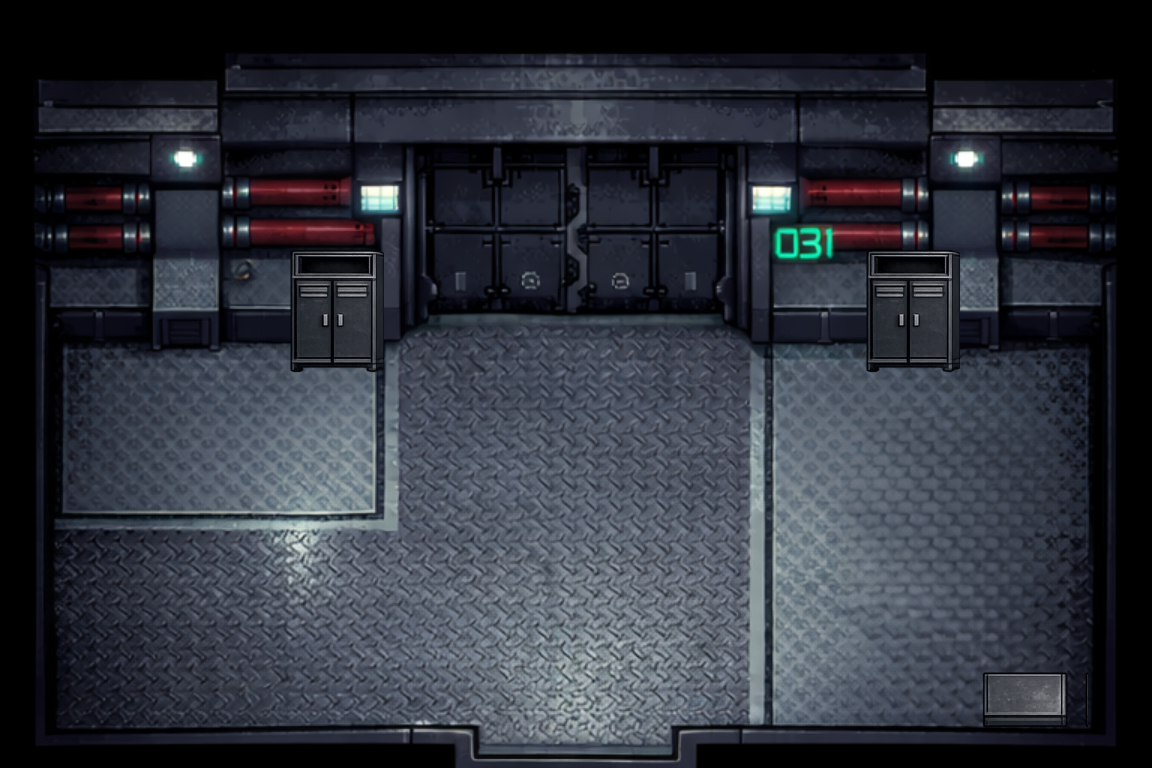

Tiled map render using the project's own tile images. Description and the whole map definition, tile-layer contents included, below:
An orthogonal 36x24 tile map with 32x32 px tiles, 2 tile layers (Background, Lockers), 3 tilesets and 9 objects (6x wall, 2x locker, mainDoor).

<map version="1.10" tiledversion="1.12.1" orientation="orthogonal" renderorder="right-down" width="36" height="24" tilewidth="32" tileheight="32" infinite="0" nextlayerid="8" nextobjectid="23">
 <tileset firstgid="1" source="../tilesets/BackgroundV3.tsx" />
 <tileset firstgid="3457" source="../tilesets/colors.tsx" />
 <tileset firstgid="3622" source="../tilesets/locker.tsx" />
 <layer id="1" name="Background" width="36" height="24" locked="1">
  <data encoding="csv">
1,2,3,4,5,6,7,8,9,10,11,12,13,14,15,16,17,18,19,20,21,22,23,24,25,26,27,28,29,30,31,32,33,34,35,36,
73,74,75,76,77,78,79,80,81,82,83,84,85,86,87,88,89,90,91,92,93,94,95,96,97,98,99,100,101,102,103,104,105,106,107,108,
145,146,147,148,149,150,151,152,153,154,155,156,157,158,159,160,161,162,163,164,165,166,167,168,169,170,171,172,173,174,175,176,177,178,179,180,
217,218,219,220,221,222,223,224,225,226,227,228,229,230,231,232,233,234,235,236,237,238,239,240,241,242,243,244,245,246,247,248,249,250,251,252,
289,290,291,292,293,294,295,296,297,298,299,300,301,302,303,304,305,306,307,308,309,310,311,312,313,314,315,316,317,318,319,320,321,322,323,324,
361,362,363,364,365,366,367,368,369,370,371,372,373,374,375,376,377,378,379,380,381,382,383,384,385,386,387,388,389,390,391,392,393,394,395,396,
433,434,435,436,437,438,439,440,441,442,443,444,445,446,447,448,449,450,451,452,453,454,455,456,457,458,459,460,461,462,463,464,465,466,467,468,
505,506,507,508,509,510,511,512,513,514,515,516,517,518,519,520,521,522,523,524,525,526,527,528,529,530,531,532,533,534,535,536,537,538,539,540,
577,578,579,580,581,582,583,584,585,586,587,588,589,590,591,592,593,594,595,596,597,598,599,600,601,602,603,604,605,606,607,608,609,610,611,612,
649,650,651,652,653,654,655,656,657,658,659,660,661,662,663,664,665,666,667,668,669,670,671,672,673,674,675,676,677,678,679,680,681,682,683,684,
721,722,723,724,725,726,727,728,729,730,731,732,733,734,735,736,737,738,739,740,741,742,743,744,745,746,747,748,749,750,751,752,753,754,755,756,
793,794,795,796,797,798,799,800,801,802,803,804,805,806,807,808,809,810,811,812,813,814,815,816,817,818,819,820,821,822,823,824,825,826,827,828,
865,866,867,868,869,870,871,872,873,874,875,876,877,878,879,880,881,882,883,884,885,886,887,888,889,890,891,892,893,894,895,896,897,898,899,900,
937,938,939,940,941,942,943,944,945,946,947,948,949,950,951,952,953,954,955,956,957,958,959,960,961,962,963,964,965,966,967,968,969,970,971,972,
1009,1010,1011,1012,1013,1014,1015,1016,1017,1018,1019,1020,1021,1022,1023,1024,1025,1026,1027,1028,1029,1030,1031,1032,1033,1034,1035,1036,1037,1038,1039,1040,1041,1042,1043,1044,
1081,1082,1083,1084,1085,1086,1087,1088,1089,1090,1091,1092,1093,1094,1095,1096,1097,1098,1099,1100,1101,1102,1103,1104,1105,1106,1107,1108,1109,1110,1111,1112,1113,1114,1115,1116,
1153,1154,1155,1156,1157,1158,1159,1160,1161,1162,1163,1164,1165,1166,1167,1168,1169,1170,1171,1172,1173,1174,1175,1176,1177,1178,1179,1180,1181,1182,1183,1184,1185,1186,1187,1188,
1225,1226,1227,1228,1229,1230,1231,1232,1233,1234,1235,1236,1237,1238,1239,1240,1241,1242,1243,1244,1245,1246,1247,1248,1249,1250,1251,1252,1253,1254,1255,1256,1257,1258,1259,1260,
1297,1298,1299,1300,1301,1302,1303,1304,1305,1306,1307,1308,1309,1310,1311,1312,1313,1314,1315,1316,1317,1318,1319,1320,1321,1322,1323,1324,1325,1326,1327,1328,1329,1330,1331,1332,
1369,1370,1371,1372,1373,1374,1375,1376,1377,1378,1379,1380,1381,1382,1383,1384,1385,1386,1387,1388,1389,1390,1391,1392,1393,1394,1395,1396,1397,1398,1399,1400,1401,1402,1403,1404,
1441,1442,1443,1444,1445,1446,1447,1448,1449,1450,1451,1452,1453,1454,1455,1456,1457,1458,1459,1460,1461,1462,1463,1464,1465,1466,1467,1468,1469,1470,1471,1472,1473,1474,1475,1476,
1513,1514,1515,1516,1517,1518,1519,1520,1521,1522,1523,1524,1525,1526,1527,1528,1529,1530,1531,1532,1533,1534,1535,1536,1537,1538,1539,1540,1541,1542,1543,1544,1545,1546,1547,1548,
1585,1586,1587,1588,1589,1590,1591,1592,1593,1594,1595,1596,1597,1598,1599,1600,1601,1602,1603,1604,1605,1606,1607,1608,1609,1610,1611,1612,1613,1614,1615,1616,1617,1618,1619,1620,
1657,1658,1659,1660,1661,1662,1663,1664,1665,1666,1667,1668,1669,1670,1671,1672,1673,1674,1675,1676,1677,1678,1679,1680,1681,1682,1683,1684,1685,1686,1687,1688,1689,1690,1691,1692
</data>
 </layer>
 <layer id="7" name="Lockers" width="36" height="24">
  <data encoding="csv">
0,0,0,0,0,0,0,0,0,0,0,0,0,0,0,0,0,0,0,0,0,0,0,0,0,0,0,0,0,0,0,0,0,0,0,0,
0,0,0,0,0,0,0,0,0,0,0,0,0,0,0,0,0,0,0,0,0,0,0,0,0,0,0,0,0,0,0,0,0,0,0,0,
0,0,0,0,0,0,0,0,0,0,0,0,0,0,0,0,0,0,0,0,0,0,0,0,0,0,0,0,0,0,0,0,0,0,0,0,
0,0,0,0,0,0,0,0,0,0,0,0,0,0,0,0,0,0,0,0,0,0,0,0,0,0,0,0,0,0,0,0,0,0,0,0,
0,0,0,0,0,0,0,0,0,0,0,0,0,0,0,0,0,0,0,0,0,0,0,0,0,0,0,0,0,0,0,0,0,0,0,0,
0,0,0,0,0,0,0,0,0,0,0,0,0,0,0,0,0,0,0,0,0,0,0,0,0,0,0,0,0,0,0,0,0,0,0,0,
0,0,0,0,0,0,0,0,0,0,0,0,0,0,0,0,0,0,0,0,0,0,0,0,0,0,0,0,0,0,0,0,0,0,0,0,
0,0,0,0,0,0,0,0,0,3626,3627,3628,0,0,0,0,0,0,0,0,0,0,0,0,0,0,0,3626,3627,3628,0,0,0,0,0,0,
0,0,0,0,0,0,0,0,0,3650,3651,3652,0,0,0,0,0,0,0,0,0,0,0,0,0,0,0,3650,3651,3652,0,0,0,0,0,0,
0,0,0,0,0,0,0,0,0,3674,3675,3676,0,0,0,0,0,0,0,0,0,0,0,0,0,0,0,3674,3675,3676,0,0,0,0,0,0,
0,0,0,0,0,0,0,0,0,3698,3699,3700,0,0,0,0,0,0,0,0,0,0,0,0,0,0,0,3698,3699,3700,0,0,0,0,0,0,
0,0,0,0,0,0,0,0,0,3722,3723,3724,0,0,0,0,0,0,0,0,0,0,0,0,0,0,0,3722,3723,3724,0,0,0,0,0,0,
0,0,0,0,0,0,0,0,0,0,0,0,0,0,0,0,0,0,0,0,0,0,0,0,0,0,0,0,0,0,0,0,0,0,0,0,
0,0,0,0,0,0,0,0,0,0,0,0,0,0,0,0,0,0,0,0,0,0,0,0,0,0,0,0,0,0,0,0,0,0,0,0,
0,0,0,0,0,0,0,0,0,0,0,0,0,0,0,0,0,0,0,0,0,0,0,0,0,0,0,0,0,0,0,0,0,0,0,0,
0,0,0,0,0,0,0,0,0,0,0,0,0,0,0,0,0,0,0,0,0,0,0,0,0,0,0,0,0,0,0,0,0,0,0,0,
0,0,0,0,0,0,0,0,0,0,0,0,0,0,0,0,0,0,0,0,0,0,0,0,0,0,0,0,0,0,0,0,0,0,0,0,
0,0,0,0,0,0,0,0,0,0,0,0,0,0,0,0,0,0,0,0,0,0,0,0,0,0,0,0,0,0,0,0,0,0,0,0,
0,0,0,0,0,0,0,0,0,0,0,0,0,0,0,0,0,0,0,0,0,0,0,0,0,0,0,0,0,0,0,0,0,0,0,0,
0,0,0,0,0,0,0,0,0,0,0,0,0,0,0,0,0,0,0,0,0,0,0,0,0,0,0,0,0,0,0,0,0,0,0,0,
0,0,0,0,0,0,0,0,0,0,0,0,0,0,0,0,0,0,0,0,0,0,0,0,0,0,0,0,0,0,0,0,0,0,0,0,
0,0,0,0,0,0,0,0,0,0,0,0,0,0,0,0,0,0,0,0,0,0,0,0,0,0,0,0,0,0,3934,3935,3936,3937,0,0,
0,0,0,0,0,0,0,0,0,0,0,0,0,0,0,0,0,0,0,0,0,0,0,0,0,0,0,0,0,0,3958,3959,3960,3961,0,0,
0,0,0,0,0,0,0,0,0,0,0,0,0,0,0,0,0,0,0,0,0,0,0,0,0,0,0,0,0,0,0,0,0,0,0,0
</data>
 </layer>
 <objectgroup id="6" name="collision">
  <object id="10" name="wall" x="9.59003" y="252.537" width="383.601" height="78.8513" />
  <object id="13" name="wall" x="757.079" y="251.472" width="370.814" height="78.8513" />
  <object id="14" name="wall" x="356.429" y="125.736" width="424.092" height="126.801" />
  <object id="16" name="wall" x="9.05723" y="314.34" width="33.0323" height="419.83" />
  <object id="17" name="wall" x="1103.39" y="313.274" width="33.0323" height="419.83" />
  <object id="18" name="wall" x="23.9751" y="732.039" width="1116.71" height="31.9667" />
  <object id="19" name="mainDoor" x="394.257" y="252.537" width="363.355" height="71.933" />
  <object id="20" name="locker" x="279.156" y="267.34" width="110.776" height="128.501" />
  <object id="22" name="locker" x="854.455" y="272.51" width="110.776" height="128.501" />
 </objectgroup>
</map>
